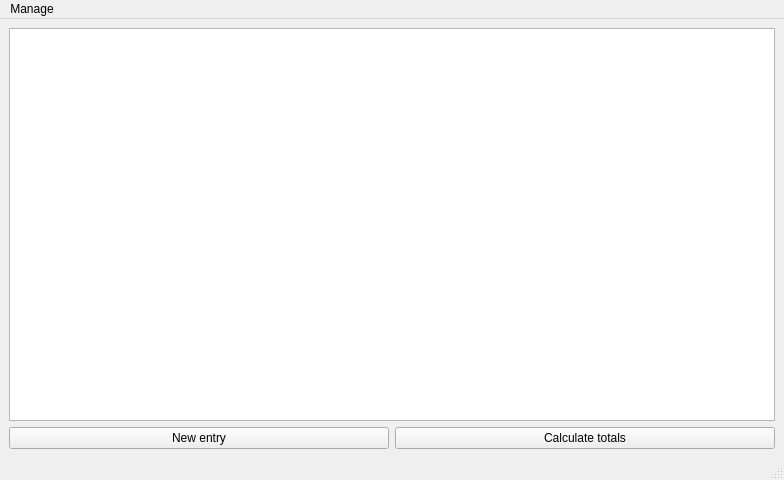
<?xml version="1.0" encoding="UTF-8"?>
<ui version="4.0">
 <author>Alvaro G. M.</author>
 <class>MainWindow</class>
 <widget class="QMainWindow" name="MainWindow">
  <property name="geometry">
   <rect>
    <x>0</x>
    <y>0</y>
    <width>784</width>
    <height>480</height>
   </rect>
  </property>
  <property name="windowTitle">
   <string>pyLedger</string>
  </property>
  <widget class="QWidget" name="centralwidget">
   <layout class="QGridLayout" name="gridLayout">
    <item row="0" column="0">
     <layout class="QVBoxLayout" name="buttonsLayout">
      <item>
       <widget class="QTableWidget" name="entriesTable">
        <property name="alternatingRowColors">
         <bool>true</bool>
        </property>
        <property name="showGrid">
         <bool>true</bool>
        </property>
        <property name="rowCount">
         <number>0</number>
        </property>
        <property name="columnCount">
         <number>5</number>
        </property>
        <attribute name="horizontalHeaderVisible">
         <bool>false</bool>
        </attribute>
        <attribute name="horizontalHeaderStretchLastSection">
         <bool>true</bool>
        </attribute>
        <column/>
        <column/>
        <column/>
        <column/>
        <column/>
       </widget>
      </item>
      <item>
       <layout class="QHBoxLayout" name="horizontalLayout_2">
        <item>
         <widget class="QPushButton" name="newEntryButton">
          <property name="text">
           <string>New entry</string>
          </property>
         </widget>
        </item>
        <item>
         <widget class="QPushButton" name="connectButton">
          <property name="text">
           <string>Calculate totals</string>
          </property>
         </widget>
        </item>
       </layout>
      </item>
     </layout>
    </item>
   </layout>
  </widget>
  <widget class="QMenuBar" name="menubar">
   <property name="geometry">
    <rect>
     <x>0</x>
     <y>0</y>
     <width>784</width>
     <height>25</height>
    </rect>
   </property>
   <widget class="QMenu" name="menuNew">
    <property name="title">
     <string>Manage</string>
    </property>
    <addaction name="actionNew"/>
    <addaction name="actionEdit"/>
    <addaction name="actionRemove"/>
    <addaction name="actionLoad_ledger"/>
   </widget>
   <addaction name="menuNew"/>
  </widget>
  <widget class="QStatusBar" name="statusbar"/>
  <action name="actionNew">
   <property name="text">
    <string>New</string>
   </property>
  </action>
  <action name="actionEdit">
   <property name="text">
    <string>Edit</string>
   </property>
  </action>
  <action name="actionRemove">
   <property name="text">
    <string>Remove</string>
   </property>
  </action>
  <action name="actionConnect">
   <property name="text">
    <string>Connect</string>
   </property>
  </action>
  <action name="actionLoad_ledger">
   <property name="text">
    <string>Load ledger</string>
   </property>
  </action>
 </widget>
 <resources/>
 <connections/>
 <slots>
  <slot>on_newButton_clicked()</slot>
  <slot>on_editButton_clicked()</slot>
  <slot>on_removeButton_clicked()</slot>
  <slot>on_connectButton_clicked()</slot>
 </slots>
</ui>
